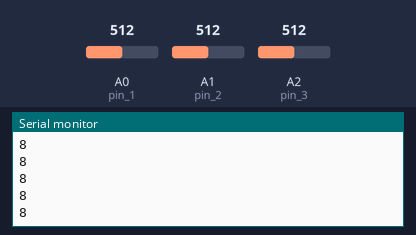
The sketch below on a simulated Arduino Uno, built with avr-gcc and run on an emulated ATmega328P. On the bench: the last lines printed to the serial monitor. The test bench sets the inputs (shaded band); at power-on: A0 (pin_1) = 512, A1 (pin_2) = 512, A2 (pin_3) = 512.

Above: at 1.2 s.
1.3 s: A0 (pin_1) set to 716
At 2.3 s:
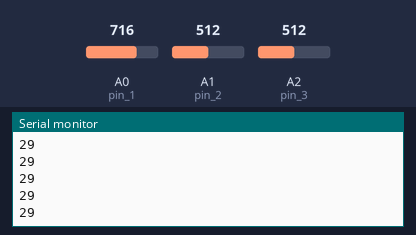
2.8 s: A0 (pin_1) set to 900
At 3.5 s:
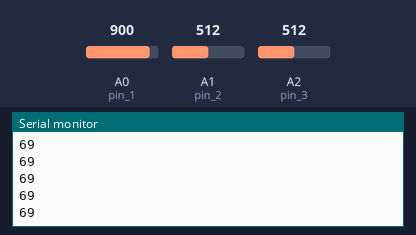
Timing chart, 0 to 5.8 s (numbered marks = the images above; inputs shaded):
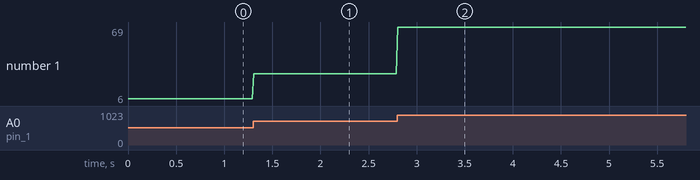

Measured:
- after the input at 1.3 s, the serial monitor: prints a new line at once (image 1)
- after the input at 2.8 s, the serial monitor: prints a new line at once (image 2)
- plotted number 1: 8 → 29 after the input at 1.3 s, 29 → 6 after the input at 2.8 s

The sketch:

Volume_control.ino
```cpp
// define ports
#define pin_1 A0
#define pin_2 A1
#define pin_3 A2

// define the detect-range
#define upperLimit 75
#define lowerLimit 0

int volume;
int dist_1,dist_2,dist_3;


void setup() {
  //Serial Port begin
  Serial.begin (9600);
  //Define inputs and outputs
  pinMode(pin_1, INPUT);
  pinMode(pin_2, INPUT);
  pinMode(pin_3, INPUT);
}

void loop() {
  //get distance
  dist_1 = 2.6851 *exp(0.0035*analogRead(pin_1))-10;
  dist_2 = 2.6851 *exp(0.0035*analogRead(pin_2))-10;
  dist_3 = 2.6851 *exp(0.0035*analogRead(pin_3))-10;

  //get volume converted from distance
  if(dist_1 >= lowerLimit && dist_1 <= upperLimit){
    volume = (dist_1- lowerLimit)*100/(upperLimit - lowerLimit); // convert distance to volume scale
    Serial.println(volume);
  }
  //range detect for the other two sensors
  else{
    if(dist_2 >= lowerLimit && dist_2 <= upperLimit){
      Serial.print('2'); // hand pass
    }
    else Serial.print('3'); // no hand pass
    Serial.print('0');
    if(dist_3 >= lowerLimit && dist_3 <= upperLimit){
      Serial.println('2'); // hand pass
    }
    else Serial.println('3'); // no hand pass
  }

  delay(10);
}
```
